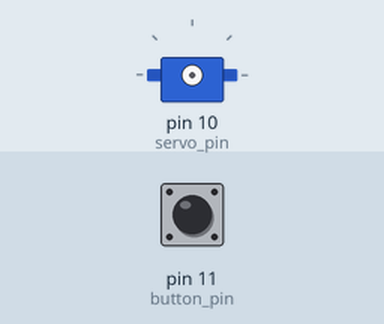
The sketch below on a simulated Arduino Uno, built with avr-gcc and run on an emulated ATmega328P. Shown: servo. The inputs (shaded band) are chosen by the test bench; at power-on: pin 11 (button_pin) HIGH. What the sketch prints to the serial monitor is not drawn.

Above: at 1.2 s.
1.3 s: pin 11 (button_pin) pulled LOW for 3.2 s
At 5.1 s:
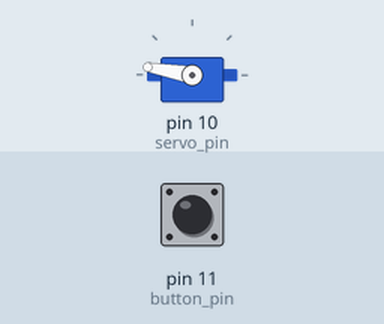
6.0 s: pin 11 (button_pin) pulled LOW for 0.15 s
At 7.3 s:
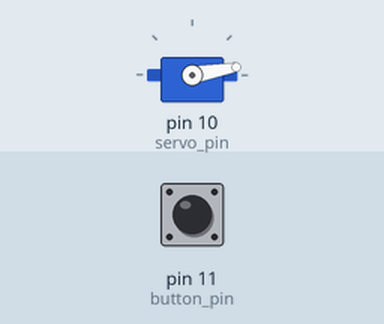
Timing chart, 0 to 9.0 s (numbered marks = the images above; inputs shaded):
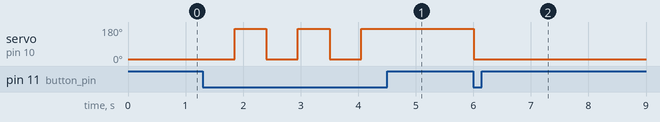

Measured:
- after the input at 1.3 s, servo on pin 10 (servo_pin): alternates 170° for 0.55 s and 10° for 0.55 s, 5 changes in all, then stays 170°, starting after 0.55 s
- after the input at 6.0 s, servo on pin 10 (servo_pin): 170° → 10° at once

The sketch:

servo_sweep_button.ino
```cpp
// Dog treat dispenser code
// HDT
// This code drives a servo to move when a button is pushed.

#include <Servo.h>

Servo myservo;  // create servo object to control a servo

int servo_pin = 10;
int button_pin = 11; //button is connected to pin 11 and ground

int delay_full_rotation = 500;
int delay_between_sweeps = 50; // delay in milliseconds
int servo_lower_limit = 10; //in degrees
int servo_upper_limit = 170; //in degrees
int servo_dir = 1;   //1=forward, 2=back

void setup()
{
  pinMode(button_pin, INPUT_PULLUP); // set button to input with internal pullup resistor
  Serial.begin(9600);

}


void loop()
{

    int button_state = !digitalRead(button_pin);
//    int button_state = digitalRead(button_pin);


    if (button_state == HIGH) {
      if (servo_dir ==1){

        myservo.attach(servo_pin);
        myservo.write(servo_lower_limit);              // tell servo to go to lower limit
        delay(delay_full_rotation);                    // waits for the servo to reach the position
        myservo.detach();                              // detach turns off the servo so it doesn't keep pulling current
//        delay(delay_between_sweeps-delay_full_rotation);
        servo_dir = 2;                                 // switch direction for next loop
      }
      else {
        myservo.attach(servo_pin);
        myservo.write(servo_upper_limit);              // tell servo to go to upper limit
        delay(delay_full_rotation);                    // waits for the servo to reach the position
        myservo.detach();                              // detach turns off the servo so it doesn't keep pulling current
//        delay(delay_between_sweeps-delay_full_rotation);
        servo_dir = 1;                                 // switch direction for next loop
      }
      Serial.print(2);                                 // print for debugging only
      Serial.print("\t");                              // print for debugging only
    }
    Serial.println(button_state);                      // print for debugging only

    delay(delay_between_sweeps);
}
```
